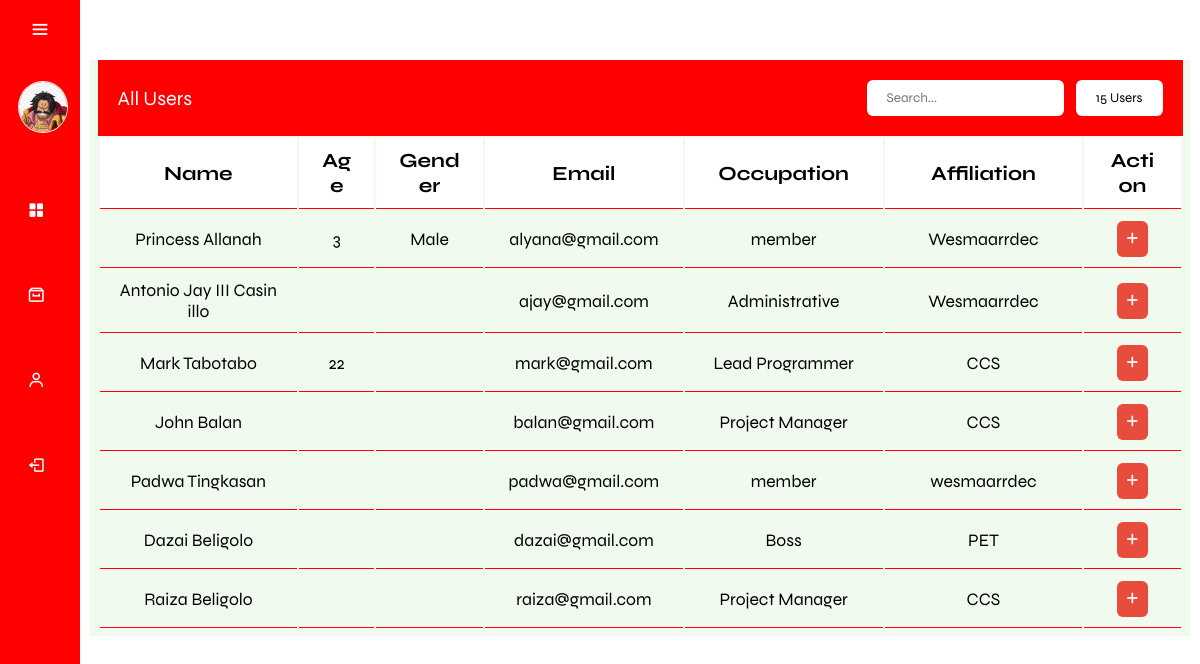
The page /admin/applyEvent.php (signed in) on the database its author committed.
### tables this page shows
CREATE TABLE `user` (
  `UserID` int(15) NOT NULL,
  `LastName` varchar(50) NOT NULL,
  `FirstName` varchar(50) NOT NULL,
  `MI` varchar(2) NOT NULL,
  `Gender` varchar(50) NOT NULL,
  `Age` int(50) DEFAULT NULL,
  `Email` varchar(100) NOT NULL,
  `Password` varchar(255) NOT NULL,
  `ContactNo` varchar(15) NOT NULL,
  `Address` varchar(200) DEFAULT NULL,
  `Affiliation` varchar(50) NOT NULL,
  `Position` varchar(50) NOT NULL,
  `Image` varchar(250) DEFAULT NULL,
  `EducationalAttainment` varchar(200) DEFAULT NULL,
  `Role` varchar(50) NOT NULL
);

### function/F.addParticipant.php (called while the page is built, shortened)
<?php
require_once('../db.connection/connection.php');
function getAdminData($conn, $AdminID) {
    $sql = "SELECT * FROM admin WHERE AdminID = ?";
    $stmt = $conn->prepare($sql);
    $stmt->bind_param("i", $AdminID);
    $stmt->execute();
    $result = $stmt->get_result();
    if ($result->num_rows > 0) {
        $row = $result->fetch_assoc();
        return $row;
    } else {
        $stmt->close();
        return false;
    }
}
$AdminID = $_SESSION['AdminID'];
$adminData = getAdminData($conn, $AdminID);
if ($adminData) {
    $Image = isset($adminData['Image']) ? $adminData['Image'] : null;
} else {
    showProfileModal("Admin data not found");
    exit();
}
function getAllUsers() {
    global $conn;
    $usersQuery = "SELECT * FROM user";
    $usersResult = mysqli_query($conn, $usersQuery);
    $users = mysqli_fetch_all($usersResult, MYSQLI_ASSOC);
    return $users;
}
$allUsers = getAllUsers();
function countUsers($conn) {
    $sql = "SELECT COUNT(*) AS totalUsers FROM user";
    $result = $conn->query($sql);
    if ($result && $result->num_rows > 0) {
        $row = $result->fetch_assoc();
        return $row['totalUsers'];
    } else {
        return 0;
    }
}
$totalUsersCount = countUsers($conn);
?>

### admin/applyEvent.php (the view, shortened to what this page needs)
<?php
include('../function/F.addParticipant.php');
?>
<!DOCTYPE html>
<html lang="en">
<head>
    <link href='https://unpkg.com/boxicons@2.1.4/css/boxicons.min.css' rel='stylesheet'>
    <link rel="stylesheet" href="css/main.css">
</head>
<body>
    <div class="sidebar">
        <div class="top">
            <i class="bx bx-menu" id="btnn"></i>
        </div>
        <div class="user">
            <?php if (!empty($Image)): ?>
                <img src="../assets/img/profilePhoto/<?php echo $Image; ?>" alt="user" class="user-img">
            <?php else: ?>
                <img src="../assets/img/profile.jpg" alt="default user" class="user-img">
            <?php endif; ?>
            <div>
            </div>
        </div>
        <ul>
            <li class="nav-sidebar">
                <a href="adminDashboard.php">
                    <i class="bx bxs-grid-alt"></i>
                </a>
            </li>
            <li class="events-side2 nav-sidebar">
                <a href="#" class="a-events">
                    <i class='bx bx-archive'></i>
                </a>
            </li>
            <li class="events-side nav-sidebar">
                <a href="#" class="a-events">
                    <i class='bx bx-user'></i>
                </a>
            </li>
            <li class="nav-sidebar">
                <a href="#" onclick="confirmLogout(event)">
                    <i class="bx bx-log-out"></i>
                </a>
            </li>
        </ul>
    </div>
    <div class="main-content">
        <div class="containerr">
            <div class="tables container">
                <div class="table_header">
                    <p>All Users</p>
                    <div>
                        <input class="tb_input" placeholder="Search..." oninput="filterTable()">
                        <button class="add_new"> <?php echo $totalUsersCount; ?> Users</button>
                    </div>
                </div>
                <div class="table_section">
                    <div class="table_section">
                        <table id="userTable" class="tb_eco">
                            <thead class="tb_head">
                                <tr>
                                    <th>Name</th>
                                    <th style="width: 7%">Age</th>
                                    <th style="width: 10%">Gender</th>
                                    <th>Email</th>
                                    <th>Occupation</th>
                                    <th>Affiliation</th>
                                    <th style="width: 9%">Action</th>
                                </tr>
                            </thead>
                            <tbody>
                                <?php foreach ($allUsers as $user): ?>
                                    <tr>
                                        <td><?php echo $user['FirstName'] . ' ' . $user['LastName']; ?></td>
                                        <td><?php echo $user['Age']; ?></td>
                                        <td><?php echo $user['Gender']; ?></td>
                                        <td><?php echo $user['Email']; ?></td>
                                        <td><?php echo $user['Position']; ?></td>
                                        <td><?php echo $user['Affiliation']; ?></td>
                                        <td>
                                            <form class="confirmationForm" action="" method="post">
                                                <button type="button" class="confirmBtn action-button">
                                                    <i class="fa-solid fa-plus"></i>
                                                </button>
                                            </form>
                                        </td>
                                    </tr>
                                <?php endforeach; ?>
                            </tbody>
                        </table>
                    </div>
                </div>
            </div>
        </div>
    </div>
</body>
</html>

### admin/css/main.css (style rules this page uses)
* { font-family: "Syne", sans-serif; margin: 0; padding: 0; box-sizing: border-box; text-decoration: none; outline: none; border: none; }
:root { --header-height: 3.5rem; --first-color: red; --first-color-alt: #1d3557; --first-color-light: hsl(var(--hue), 40%, 80%); --title-color: hsl(var(--hue), 24%, 16%); --text-color: black; --text-color-light: hsl(var(--hue), 8%, 60%); --white-color: hsl(0, 0%, 100%); --body-color: white; --container-color: #f1faee; --box-shadow: 0 .5rem 1rem rgba(0, 0, 0, .2); --light-bg: #FFFCE6; --border: .1rem solid rgba(0,0,0,.2); --body-font: "Syne", sans-serif; --biggest-font-size: 2rem; --h1-font-size: 1.5rem; --h2-font-size: 1.25rem; --h3-font-size: 1rem; --normal-font-size: .938rem; --small-font-size: .813rem; --smaller-font-size: .75rem; --font-regular: 400; --font-medium: 500; --font-semi-bold: 600; --z-tooltip: 10; --z-fixed: 100; --z-modal: 1000; }
html { font-size: 62.5%; overflow-x: hidden; scroll-padding-top: 7rem; scroll-behavior: smooth; }
body { background-color: var(--body-color); }
.container { max-width: 1320px; margin-inline: auto; padding-inline: 0.75rem; margin-top: 5rem; }
.user-img { width: 50px; border-radius: 100%; border: 1px solid #eee; margin-left: 1rem; }
.sidebar { position: fixed; top: 0; left: 0; height: 100vh; width: 80px; background-color: var(--first-color); padding: .4rem .8rem; transition: all 0.5s ease; z-index: 100; }
.sidebar #btnn { position: absolute; color: var(--body-color); top: .4rem; left: 50%; font-size: 2.2rem; line-height: 50px; transform: translateX(-50%); cursor: pointer; }
.user { display: flex; align-items: center; margin: 1rem 0 }
.user img { background-color: var(--first-color); }
.sidebar ul li { position: relative; list-style-type: none; height: 50px; width: 90%; margin: 0.8rem auto; margin-top: 3.5rem; font-size: 1.8rem; }
.sidebar ul li a { color: var(--body-color); display: flex; align-items: center; text-decoration: none; border-radius: 0.8rem; }
.sidebar ul li a i { min-width: 50px; text-align: center; height: 50px; border-radius: 12px; line-height: 50px; }
.main-content { position: relative; background-color: var(--body-color); min-height: 100vh; top: 0; left: 80px; transition: all 0.5s ease; width: calc(100% - 80px); padding: 1rem; }
.events-side , .events-side2 { transition: all 0.5s ease; }
.tables { overflow: hidden; width: 100%; background-color: var(--container-color); }
.table_header { display: flex; justify-content: space-between; align-items: center; padding: 20px; background-color: var(--first-color); }
.table_header p { color: var(--body-color); font-weight: var(--weight-600); font-size: var(--biggest-font-size); }
table.tb_eco button { outline: none; border: none; border-radius: 6px; cursor: pointer; padding: 10px; color: white; }
table.tb_eco td button:nth-child(1) { background-color: #e74c3c; }
.add_new { padding: 10px 20px; color: black; background-color: var(--body-color); font-weight: var(--weight-600); border-radius: 6px; cursor: pointer; }
.tables input.tb_input { padding: 10px 20px; margin: 0 10px; outline: none; background-color: var(--body-color); border-radius: 6px; color: black; }
.table_section { height: 500px; overflow: auto; }
table.tb_eco { width: 100%; table-layout: fixed; min-width: 900px; }
thead.tb_head th { position: sticky; top: 0; background-color: var(--body-color); font-size: var(--biggest-font-size); }
table.tb_eco td { font-size: 1.75rem; }
table.tb_eco th, table.tb_eco td { border-bottom: 1px solid var(--first-color); padding: 10px 20px; word-break: break-all; text-align: center; }

### rows shown on the page
user: FirstName "Princess", LastName "Allanah", Age "3", Gender "Male", Email "alyana@gmail.com", Position "member", Affiliation "Wesmaarrdec"
user: FirstName "Antonio Jay III", LastName "Casinillo", Email "ajay@gmail.com", Position "Administrative", Affiliation "Wesmaarrdec"
user: FirstName "Mark", LastName "Tabotabo", Age "22", Email "mark@gmail.com", Position "Lead Programmer", Affiliation "CCS"
user: FirstName "John", LastName "Balan", Email "balan@gmail.com", Position "Project Manager", Affiliation "CCS"
user: FirstName "Padwa", LastName "Tingkasan", Email "padwa@gmail.com", Position "member", Affiliation "wesmaarrdec"
user: FirstName "Dazai", LastName "Beligolo", Email "dazai@gmail.com", Position "Boss", Affiliation "PET"
user: FirstName "Raiza", LastName "Beligolo", Email "raiza@gmail.com", Position "Project Manager", Affiliation "CCS"

### other values the page prints
$totalUsersCount "15"
